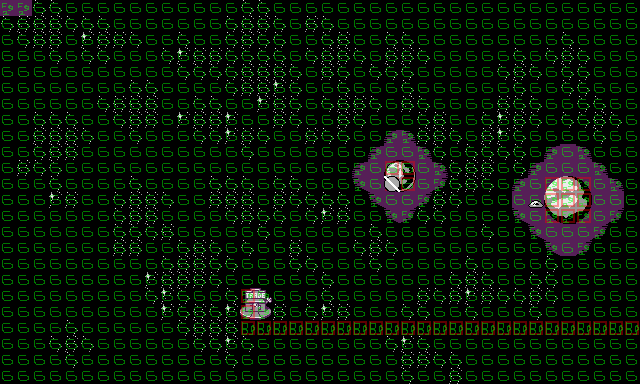

Below is a game level as drawn by its tile map, then a one-line description and the .tmx that defines it (tile-layer data replaced by summaries):
An orthogonal 40x24 tile map with 16x16 px tiles, 2 tile layers (Names, Entities), 2 tilesets.

<map version="1.0" orientation="orthogonal" renderorder="right-down" width="40" height="24" tilewidth="16" tileheight="16" nextobjectid="11">
 <properties>
  <property name="__script__" value="nescave" />
  <property name="crystals" value="0" />
 </properties>
 <tileset firstgid="1" name="metatiles" tilewidth="16" tileheight="16" tilecount="256">
  <image source="../gfx/metatiles.png" width="256" height="256" />
 </tileset>
 <tileset firstgid="257" name="entities" tilewidth="16" tileheight="16" tilecount="256">
  <image source="../gfx/entities.png" width="256" height="256" />
 </tileset>
 <layer name="Names" width="40" height="24">
  <data>[960 cells, 960 non-empty, 28 distinct tile ids]</data>
 </layer>
 <layer name="Entities" width="40" height="24">
  <data>[960 cells, 2 non-empty, 2 distinct tile ids]</data>
 </layer>
</map>
